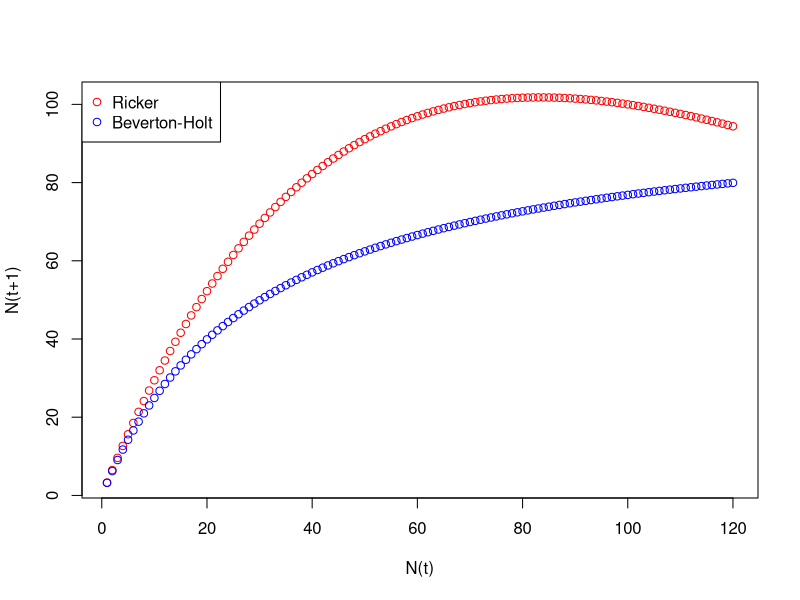

R code for this plot:
# don't need to iterate beyond two values, n0 and n1
# probably turn in in markdown


# RickRoll is function to iterate Ricker model one time step
# nt is n(t)
# r is growth rate
# k is carrying capacity
# returns n1, which is n(t+1)

RickRoll <- function(nt, r, k){
  n1 <- nt*exp(r*(1-nt/k))
  return(n1)
}

RickRoll2 <- function(nt, r, k){
  n1 <- nt*exp(r*(1-nt/k))
  n2 <- n1*exp(r*(1-n1/k))
  n3 <- n2*exp(r*(1-n2/k))
  n4 <- n3*exp(r*(1-n3/k))
  n5 <- n4*exp(r*(1-n4/k))
  return(c(n1,n2,n3,n4,n5))
}

# BevMo is function to iterate Beverton-Holt model one time step
# nt is n(t)
# r is growth rate
# k is carrying capacity
# returns n1, which is n(t+1)


BevMo <- function(nt, r, k){
  n1 <- (exp(r)*nt)/(1+exp(r)*nt/k)
  return(n1)
}

BevMo2 <- function(n0, r, k){
  n1 <- (exp(r)*n0/(1+((exp(r)-1)*n0/k)))
  return(n1)
}

# saving results for N(t+1) for each model given the same inputs
rick <- RickRoll(1:120,1.2,100)
bev <- BevMo(1:120,1.2,100)

# plotting the results from each model against N(t), adding some color and a legend
plot(1:120, rick, col="red", xlab="N(t)", ylab="N(t+1)")
points(1:120, bev, col="blue")
legend("topleft", legend=c("Ricker", "Beverton-Holt"), col=c("red","blue"), pch = c(1,1))

